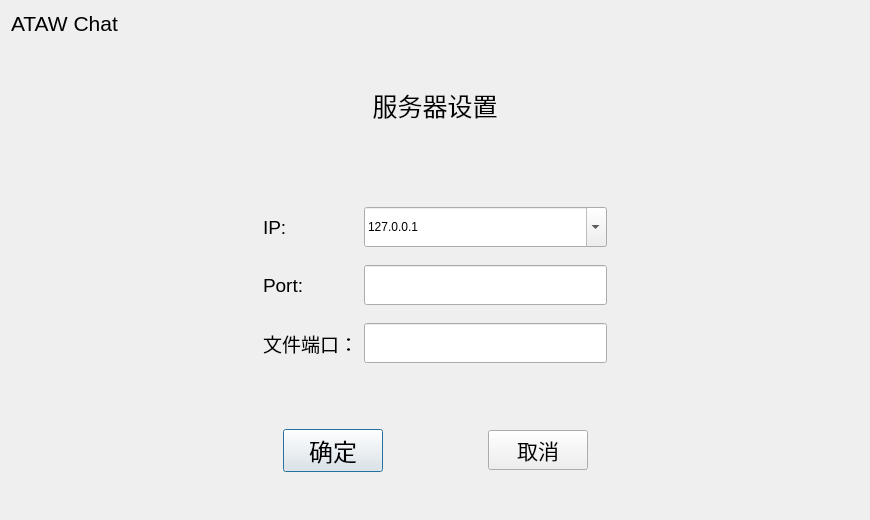
<?xml version="1.0" encoding="UTF-8"?>
<ui version="4.0">
 <class>setnetDialog</class>
 <widget class="QDialog" name="setnetDialog">
  <property name="geometry">
   <rect>
    <x>0</x>
    <y>0</y>
    <width>870</width>
    <height>520</height>
   </rect>
  </property>
  <property name="minimumSize">
   <size>
    <width>870</width>
    <height>520</height>
   </size>
  </property>
  <property name="windowTitle">
   <string>Dialog</string>
  </property>
  <property name="windowIcon">
   <iconset theme="network-server">
    <normaloff>.</normaloff>.</iconset>
  </property>
  <layout class="QVBoxLayout" name="verticalLayout">
   <item>
    <widget class="QLabel" name="label_5">
     <property name="font">
      <font>
       <pointsize>16</pointsize>
      </font>
     </property>
     <property name="text">
      <string>ATAW Chat</string>
     </property>
    </widget>
   </item>
   <item>
    <spacer name="verticalSpacer_2">
     <property name="orientation">
      <enum>Qt::Vertical</enum>
     </property>
     <property name="sizeType">
      <enum>QSizePolicy::Maximum</enum>
     </property>
     <property name="sizeHint" stdset="0">
      <size>
       <width>20</width>
       <height>40</height>
      </size>
     </property>
    </spacer>
   </item>
   <item>
    <widget class="QLabel" name="label_3">
     <property name="minimumSize">
      <size>
       <width>0</width>
       <height>60</height>
      </size>
     </property>
     <property name="maximumSize">
      <size>
       <width>16777215</width>
       <height>50</height>
      </size>
     </property>
     <property name="font">
      <font>
       <pointsize>19</pointsize>
      </font>
     </property>
     <property name="text">
      <string>服务器设置</string>
     </property>
     <property name="alignment">
      <set>Qt::AlignCenter</set>
     </property>
    </widget>
   </item>
   <item>
    <spacer name="verticalSpacer">
     <property name="orientation">
      <enum>Qt::Vertical</enum>
     </property>
     <property name="sizeType">
      <enum>QSizePolicy::Maximum</enum>
     </property>
     <property name="sizeHint" stdset="0">
      <size>
       <width>20</width>
       <height>63</height>
      </size>
     </property>
    </spacer>
   </item>
   <item>
    <widget class="QWidget" name="widget" native="true">
     <property name="minimumSize">
      <size>
       <width>0</width>
       <height>200</height>
      </size>
     </property>
     <layout class="QGridLayout" name="gridLayout">
      <item row="0" column="2">
       <widget class="QComboBox" name="ipcomboBox">
        <property name="minimumSize">
         <size>
          <width>0</width>
          <height>40</height>
         </size>
        </property>
        <property name="editable">
         <bool>true</bool>
        </property>
        <item>
         <property name="text">
          <string>127.0.0.1</string>
         </property>
        </item>
       </widget>
      </item>
      <item row="2" column="2">
       <widget class="QLineEdit" name="portLineEdit">
        <property name="minimumSize">
         <size>
          <width>0</width>
          <height>40</height>
         </size>
        </property>
       </widget>
      </item>
      <item row="2" column="0">
       <spacer name="horizontalSpacer_2">
        <property name="orientation">
         <enum>Qt::Horizontal</enum>
        </property>
        <property name="sizeHint" stdset="0">
         <size>
          <width>40</width>
          <height>20</height>
         </size>
        </property>
       </spacer>
      </item>
      <item row="0" column="1">
       <widget class="QLabel" name="label">
        <property name="font">
         <font>
          <pointsize>14</pointsize>
         </font>
        </property>
        <property name="text">
         <string>IP:</string>
        </property>
       </widget>
      </item>
      <item row="4" column="1">
       <widget class="QLabel" name="label_4">
        <property name="font">
         <font>
          <pointsize>14</pointsize>
         </font>
        </property>
        <property name="text">
         <string>文件端口：</string>
        </property>
       </widget>
      </item>
      <item row="4" column="2">
       <widget class="QLineEdit" name="filePortEdit">
        <property name="minimumSize">
         <size>
          <width>0</width>
          <height>40</height>
         </size>
        </property>
       </widget>
      </item>
      <item row="2" column="1">
       <widget class="QLabel" name="label_2">
        <property name="font">
         <font>
          <pointsize>14</pointsize>
         </font>
        </property>
        <property name="text">
         <string>Port:</string>
        </property>
       </widget>
      </item>
      <item row="2" column="3">
       <spacer name="horizontalSpacer_3">
        <property name="orientation">
         <enum>Qt::Horizontal</enum>
        </property>
        <property name="sizeHint" stdset="0">
         <size>
          <width>40</width>
          <height>20</height>
         </size>
        </property>
       </spacer>
      </item>
     </layout>
    </widget>
   </item>
   <item>
    <spacer name="verticalSpacer_3">
     <property name="orientation">
      <enum>Qt::Vertical</enum>
     </property>
     <property name="sizeHint" stdset="0">
      <size>
       <width>20</width>
       <height>40</height>
      </size>
     </property>
    </spacer>
   </item>
   <item>
    <widget class="QWidget" name="widget_2" native="true">
     <layout class="QHBoxLayout" name="horizontalLayout">
      <item>
       <spacer name="horizontalSpacer_4">
        <property name="orientation">
         <enum>Qt::Horizontal</enum>
        </property>
        <property name="sizeHint" stdset="0">
         <size>
          <width>40</width>
          <height>20</height>
         </size>
        </property>
       </spacer>
      </item>
      <item>
       <widget class="QPushButton" name="okButton">
        <property name="minimumSize">
         <size>
          <width>100</width>
          <height>0</height>
         </size>
        </property>
        <property name="font">
         <font>
          <pointsize>18</pointsize>
         </font>
        </property>
        <property name="text">
         <string>确定</string>
        </property>
       </widget>
      </item>
      <item>
       <spacer name="horizontalSpacer">
        <property name="orientation">
         <enum>Qt::Horizontal</enum>
        </property>
        <property name="sizeType">
         <enum>QSizePolicy::Maximum</enum>
        </property>
        <property name="sizeHint" stdset="0">
         <size>
          <width>99</width>
          <height>20</height>
         </size>
        </property>
       </spacer>
      </item>
      <item>
       <widget class="QPushButton" name="cancelButton">
        <property name="minimumSize">
         <size>
          <width>100</width>
          <height>0</height>
         </size>
        </property>
        <property name="font">
         <font>
          <pointsize>16</pointsize>
         </font>
        </property>
        <property name="text">
         <string>取消</string>
        </property>
       </widget>
      </item>
      <item>
       <spacer name="horizontalSpacer_5">
        <property name="orientation">
         <enum>Qt::Horizontal</enum>
        </property>
        <property name="sizeHint" stdset="0">
         <size>
          <width>40</width>
          <height>20</height>
         </size>
        </property>
       </spacer>
      </item>
     </layout>
    </widget>
   </item>
   <item>
    <spacer name="verticalSpacer_4">
     <property name="orientation">
      <enum>Qt::Vertical</enum>
     </property>
     <property name="sizeHint" stdset="0">
      <size>
       <width>20</width>
       <height>40</height>
      </size>
     </property>
    </spacer>
   </item>
  </layout>
 </widget>
 <resources/>
 <connections/>
</ui>
